Frame 1 (no input): blank canvas, image omitted
Frame 60 (no input): blank canvas, image omitted
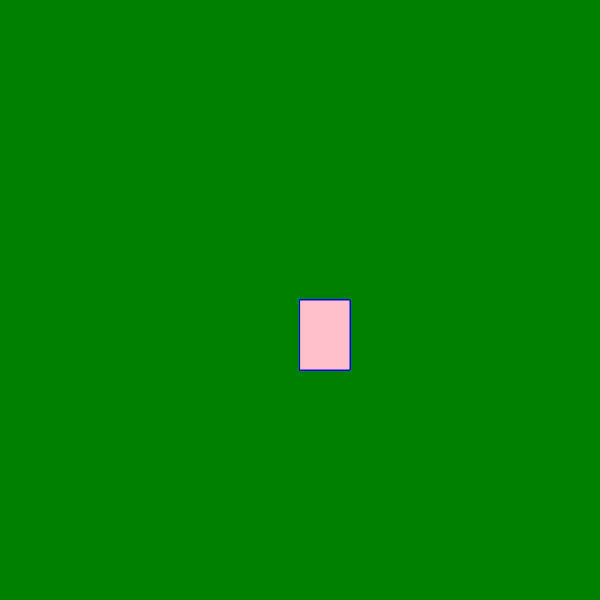
Frame 120 (the mouse pressed at the canvas centre since frame 60)

The p5.js sketch whose frames 1 and 60 were blank and that drew this single picture after the mouse press (run headless with seeded random() and noise() and a simulated clock; from frame 60 on, the mouse is pressed at the canvas centre):

// p5.js sketch
// ── sketch.js
function setup() {
    createCanvas(600, 600);
      background("green");
  }
  
  function draw() {
    
    fill("pink");
    stroke("blue");
    
    //console.log(mouseIsPressed)
    if (mouseIsPressed) {
        rect(mouseX, mouseY, 50, 70);
    }
  
  }
